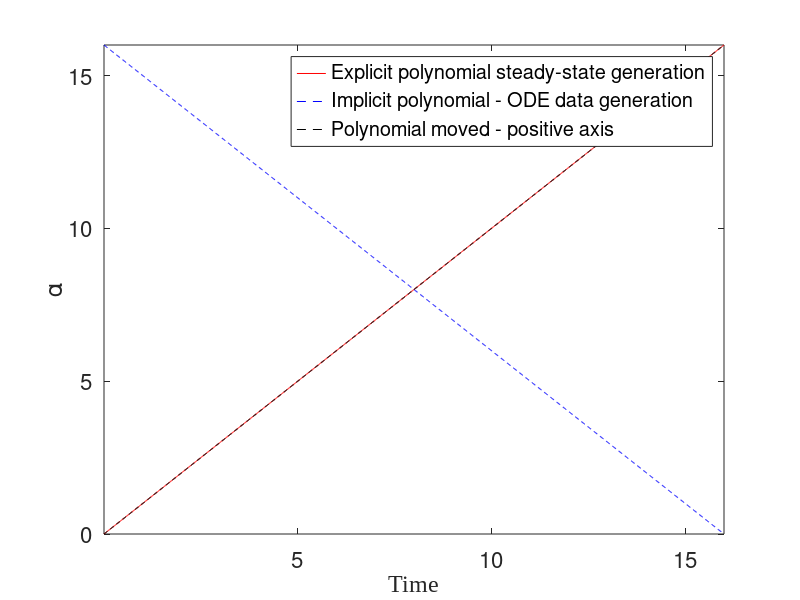

Write the MATLAB code that produced this figure. (Note: this script raises an error after producing the figure.)
clear all, close all, clc
figpath = '../figures/';
addpath('./utils');
addpath('./violin/');
addpath('./NoiseFunctions/');
addpath('./plottingfunctions/');
rng(1)
%%
% Parameter to specify the type of analysis
analysisType = 'pitchfork';  % Change this to 'pitchfork' as needed when running different scripts

% Base directory for results
scriptFullPath = mfilename('fullpath');
[scriptPath, ~, ~] = fileparts(scriptFullPath);
resultsBasePath = fullfile(scriptPath, 'Results figures');

% Dynamic directory based on the analysis type
analysisPath = fullfile(resultsBasePath, analysisType);

% Ensure the directory exists
if ~exist(analysisPath, 'dir')
    mkdir(analysisPath);
end

% Define the path for the PDF file within the analysis directory
pdfPath = fullfile(analysisPath, 'ResultsFigures.pdf');
tic

%generate Data

n = 3;%number of variables
dt=0.01;%timestep
%Integrate interval

Endinterval = 16; %initial value of the pitchfor bifurcation
%Endinterval = 1.5; %initial value of the pitchfor bifurcation
intervalzero = -.001;
%real hidden variable interval
%tinterval=[0 Initinterval];
tinterval=[intervalzero Endinterval];




% Integrate
tspan2=[tinterval(2):-dt:tinterval(1)]; %interval for solving the 
tspan=[.001:dt:tinterval(2)-tinterval(1)];
N = length(tspan);
options = odeset('RelTol',1e-12,'AbsTol',1e-12*ones(1,n));
X=[];
%Coeficients of polyorder 3 c1*t+c2*t^2+c3*t^3 & and final time value 
%c=[3,2,1,Endinterval];
c=[1,0,0,Endinterval];
%Analitic polinomial
    y=c(1)*(tspan2)+c(2)*(tspan2).^2+c(3)*(tspan2).^3;
    %inverted polinomial
    y2=c(1)*(-tspan+tinterval(2) )+c(2)*(-tspan...
        +tinterval(2)).^2+c(3)*(-tspan+tinterval(2)).^3;
    %plot(tspan,y,'r-',tspan2,y2,'b--')
    yzero = c(1)*(tspan+tinterval(1))+c(2)*(tspan+tinterval(1)).^2 ...
        +c(3).*(tspan+tinterval(1)).^3;
    %Derivative of inverted polinomilal is 

figure(1)
plot(tspan2,y,'r-',tspan,y2,'b--',tspan,yzero,'k--')
xlabel('Time', 'FontName', 'Times New Roman')  % Set xlabel font to Times New Roman

xlim([min(tspan) max(tspan)]);
ylabel('\alpha')  % Use \alpha for the Greek letter alpha
ylim([min(y) max(y)]);

% xline(0,'k--');
set(gca,'FontSize',16);
l=legend('Explicit polynomial steady-state generation', 'Implicit polynomial - ODE data generation', 'Polynomial moved - positive axis');
l.Position = [0.46, 0.83, 0.07, 0.071];

l.FontSize = 12;
% l.Location='northeast';
title('Inverted polynomial');
exportgraphics(gcf, pdfPath, 'ContentType', 'vector', 'Append', true);

%Integration for Pitchforksystem
xMax = [1,1,1];
for mu0=[yzero(1)];  %initial condition of Beta  
    %sqrt(muo)%formula of coordinate x0 in function of beta(mu0)
    for x0=real(sqrt(mu0))+0.01 %Initial condition of state variables
        [t,x] = ode45(@(t,x) pitchforkPolyorder3Left2Right(t,x,c,xMax),tspan,[tspan(1),mu0,x0],options);
         X = [X;x];
    end
end

xMax = max(abs(x))
% load("MaxJin.mat")
% jingWangScale = xMax./MaxJin(1:3)
% xMax = jingWangScale

for mu0=[yzero(1)];  %initial condition of Beta  
    %sqrt(muo)%formula of coordinate x0 in function of beta(mu0)
    for x0=real(sqrt(mu0))+0.01 %Initial condition of state variables
        [t,x] = ode45(@(t,x) pitchforkPolyorder3Left2Right(t,x,c,xMax),tspan,[tspan(1),mu0,x0],options);
         X = [X;x];
         %plot variable x vs bifurcation parameter
            figure(2)
            hold on
            plot(x(:,2),x(:,3),'b-')    
            xlabel('\alpha', 'FontName', 'Times New Roman')  % Alpha symbol and Times New Roman font for the xlabel
            ylabel('State', 'FontName', 'Times New Roman')  % Times New Roman font for the ylabel
            xline(0,'k--');
            set(gca, 'FontSize', 16, 'FontName', 'Times New Roman');  % Set the axes font to Times New Roman

            xline(0,'k--');
            yline(0,'k--');
            set(gca,'FontSize',16,'FontName','Times New Roman');
            % l=legend('Trajectory using numerical integration');
            % l.FontSize = 14;
            % l.Location='northeast';
            title('State vs \alpha (t)', 'FontName', 'Times New Roman')  % Use LaTeX markup for alpha and set font to Times New Roman
            hold off
            exportgraphics(gcf, pdfPath, 'ContentType', 'vector', 'Append', true);
    end
end

%Mu observed from equations of steady state
%[x,yzero] = xNormalization(x,yzero);

mufunc = @(x) ((x(:,3).^2))*xMax(3)^2
mu_observed=mufunc(x); 
%%Polinomial fit

%In the fututure we can let unkonw the coefficient (tinterval(1)or tinterval(2))
F1=@(weightdx,xdata)  weightdx(1)*(xdata+tinterval(1))+weightdx(2)*(xdata+tinterval(1)).^2 ...
        +weightdx(3).*(xdata+tinterval(1)).^3;


%curve fitting
weights0=[0.5 0.5 0.5];%initial guess for weights
[weightdx, resnorm,~,exitflag,output] = lsqcurvefit(F1,weights0, tspan, mu_observed')

%data predicted from F1 evaluated with the predicted coefficients
reproduced_data= F1(weightdx,tspan);


plotState_Beta_time_Pred(tspan,x,mu_observed,yzero,reproduced_data,n,3,pdfPath)

%%Data with noise: 

noise_scale = 0.15;

[xNoisy, Noise_normalized] = add_Noise_Max(x,noise_scale);

%next step is to use the noise for the figures. 
mu_obsNoisy = mufunc(xNoisy);

[weightdxNoise,resnormNoise,~,exitflagNoise,outputNoise] = lsqcurvefit(F1,weights0, tspan, mu_obsNoisy');

reproduced_dataNoisy= F1(weightdxNoise,tspan);

comparisonVector = [c(1:(length(c)-1));weightdx;weightdxNoise]
%%%%%%%%%%%%%%%%%%%%%%%%%%%%%%%%%%%%%%%%%%%%%%%%%%%%%%%%%%%%%%%%%%%%%%%%%%%%%%%%%%%%%%%%%%%%%%%%%%%%%%%%%%%%%%%%%%%%%%%%%%%%%%%%
%%%%%%%%%%%%%%%%%%%%%%%%%%%%%%%%%%%%%%%%%%%%%%%%%%%%%%%%%%%%%%%%%%%%%%%%%%%%%%%%%%%%%%%%%%%%%%%%%%%%%%%%%%%%%%%%%%%%%%%%%%%%%%%%

plotState_Beta_time_Pred(tspan,xNoisy,mu_obsNoisy,yzero,reproduced_dataNoisy,n,4,pdfPath)

%% %%%%%%%%%%%%%%%%%%%%%%%%%%%%%%%%%%%%%%%%%%%%%%%%%%%%%%%%%%%%%%%%%%%%%%%
% plotCleanNoiseStateFig_6(tspan,Noise_normalized,yzero,n)


%% Noise analysis 
% Creation of comparison vector for different noise variances: 
VectorOfNoise = [0:0.1:0.5];
name = mfilename
name = name(1:9)
%noise_Scale_maximum(F1,weights0, tspan, x,c,yzero,VectorOfNoise,name,mufunc)
figure
noise_5_Boxplots(F1,weights0, tspan, x,c,yzero,VectorOfNoise,name,mufunc,pdfPath)

